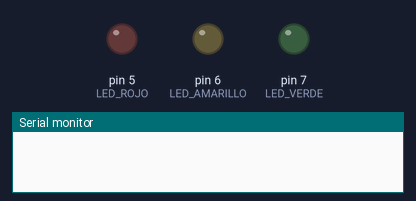
Bench run of a sketch on a simulated Arduino Uno, built with avr-gcc and run on an emulated ATmega328P. On the bench: output pins drawn as LEDs (lit = HIGH), the last lines printed to the serial monitor.

Above: at 0.05 s.
At 0.95 s:
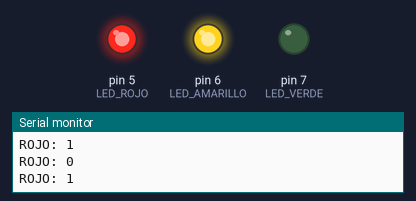
At 2.55 s:
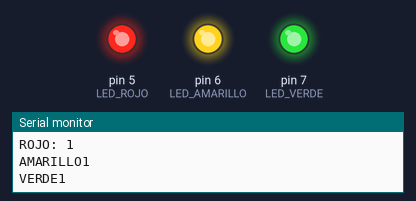
At 3.05 s:
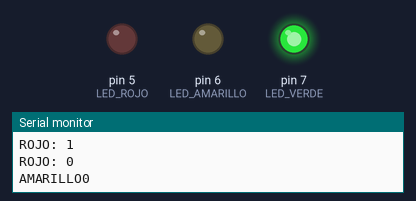
At 4.65 s:
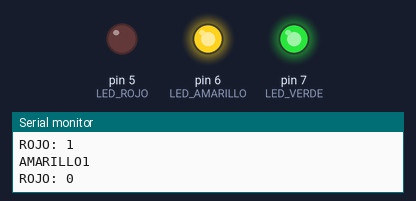
At 6.35 s:
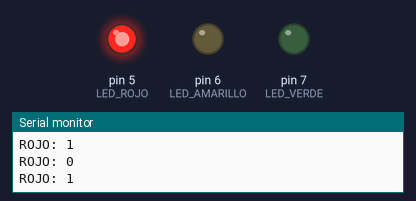
Timing chart, 0 to 6.7 s (numbered marks = the images above):
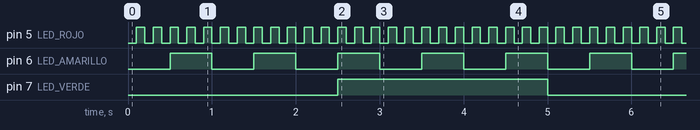

The sketch:

Prende_Apaga_Millis.ino
```cpp
// Pines de los LEDs
const int LED_ROJO = 5;
const int LED_AMARILLO = 6;
const int LED_VERDE = 7;

// Intervalos en milisegundos
const unsigned long INTERVALO_ROJO = 100;   // 0,5 segundos
const unsigned long INTERVALO_AMARILLO = 500; // 1 segundo
const unsigned long INTERVALO_VERDE = 2500;    // 2 segundos

// Variables para controlar el tiempo
unsigned long tiempoAnteriorRojo = 0;
unsigned long tiempoAnteriorAmarillo = 0;
unsigned long tiempoAnteriorVerde = 0;

// Estados actuales de cada LED
bool estadoRojo = LOW;
bool estadoAmarillo = LOW;
bool estadoVerde = LOW;

void setup() {
  Serial.begin(9600);
  pinMode(LED_ROJO, OUTPUT);
  pinMode(LED_AMARILLO, OUTPUT);
  pinMode(LED_VERDE, OUTPUT);
}

void loop() {
  unsigned long tiempoActual = millis();

  // LED ROJO
  if (tiempoActual - tiempoAnteriorRojo >= INTERVALO_ROJO) {
    tiempoAnteriorRojo = tiempoActual;     // actualizar referencia
    estadoRojo = !estadoRojo;              // invertir estado
    digitalWrite(LED_ROJO, estadoRojo);
    Serial.println("ROJO: " + String(estadoRojo));
  }

  // LED AMARILLO
  if (tiempoActual - tiempoAnteriorAmarillo >= INTERVALO_AMARILLO) {
    tiempoAnteriorAmarillo = tiempoActual;
    estadoAmarillo = !estadoAmarillo;
    digitalWrite(LED_AMARILLO, estadoAmarillo);
    Serial.println("AMARILLO" + String(estadoAmarillo));
  }

  // LED VERDE
  if (tiempoActual - tiempoAnteriorVerde >= INTERVALO_VERDE) {
    tiempoAnteriorVerde = tiempoActual;
    estadoVerde = !estadoVerde;
    digitalWrite(LED_VERDE, estadoVerde);
    Serial.println("VERDE" + String(estadoVerde));
  }
}
```

Measured:
- by itself, pin 5 (LED_ROJO): alternates HIGH for 0.10 s and LOW for 0.10 s
- by itself, pin 6 (LED_AMARILLO): alternates HIGH for 0.50 s and LOW for 0.50 s
- by itself, pin 7 (LED_VERDE): alternates HIGH for 2.5 s and LOW for 2.5 s
